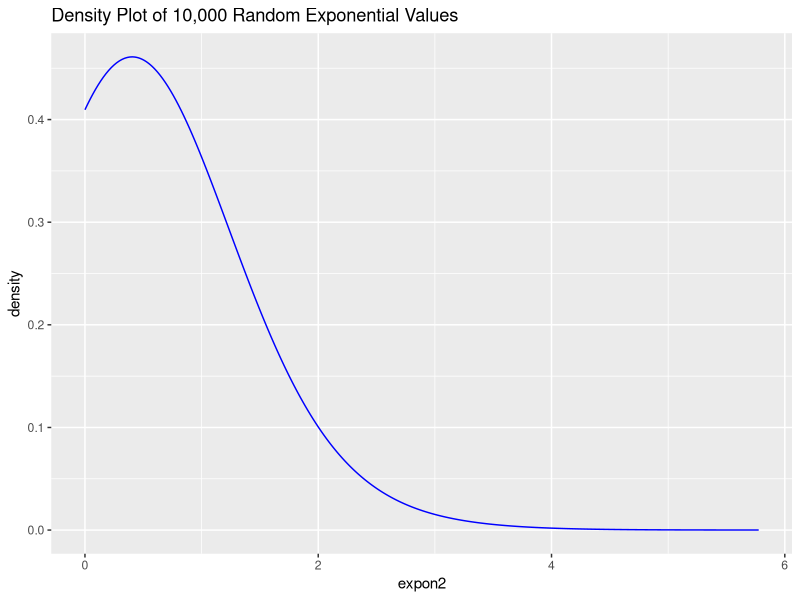

Write the R code that produced this figure.
## ---- chunk 1
knitr::opts_chunk$set(echo = TRUE)
library(tidyverse)
library(reshape2)
## ---- chunk 2
# Answer:
lam3 = rpois(1000, 3)
lam5 = rpois(1000, 5)
lam9 = rpois(1000, 9)

poisson_data = c(mean3 = mean(lam3), "var3" = var(lam3), "mean5"= mean(lam5),
"var5" = var(lam5), "mean9"= mean(lam9), "var9" = var(lam9))
poisson_data
## ---- chunk 3
# Answer:
expon2 = rexp(10000, 2)
expon2df = data.frame(expon2)
ggplot(expon2df) + 
  geom_density(aes(x = expon2), bw = .75, color = "blue") +
  ggtitle('Density Plot of 10,000 Random Exponential Values')

## ---- chunk 4
set.seed(19) # don't worry about this, it's just so we can have replicable results
randBinom <- rbinom(10000, 10, 0.25)

mean(randBinom <= 4)
pbinom(4, 10, 0.25)
## ---- chunk 5
# Answer:
bin = rbinom(10000, 100, .3)
mean(bin)

## ---- chunk 6
# Answer:
probs = c("P(X <= 49)" = pnorm(49, 50, 2), "P(X<= 51)" = pnorm(51, 50, 2), "P(X <= 50)" = pnorm(50, 50, 2))
probs

